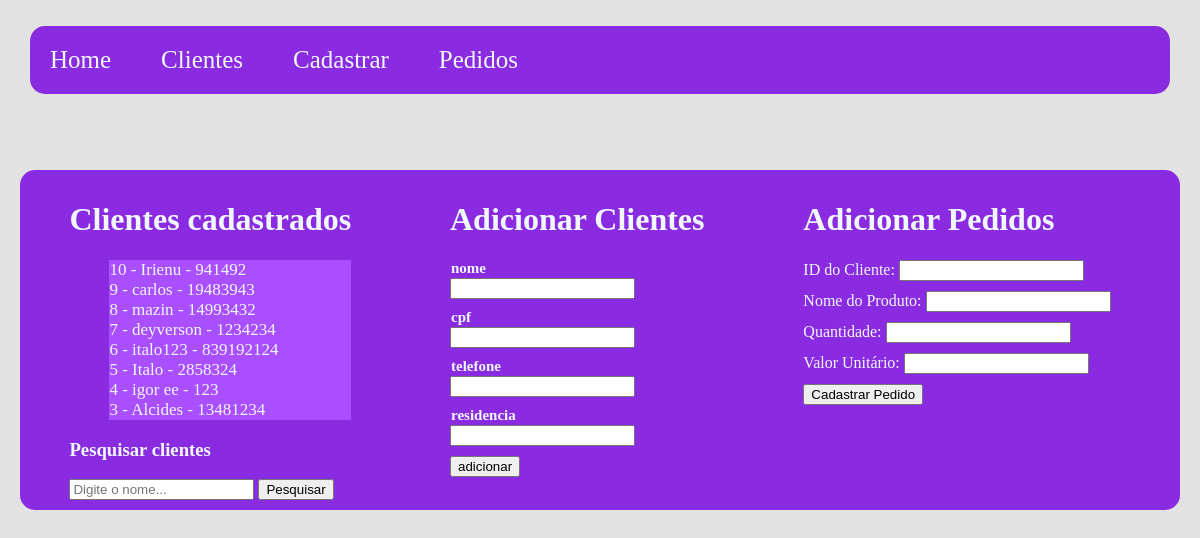
The page / on the database its author committed.
### Principal/models.py (models this page shows)
class Cliente(models.Model):
    id_cliente = models.AutoField(primary_key=True)
    nome = models.CharField(max_length=100)
    cpf = models.CharField(max_length=14, unique=True)
    telefone = models.CharField(max_length=15)
    residencia = models.TextField()

### Principal/views.py (the view)
# urls.py: path('',views.home),
def home(request):
    clientes = Cliente.objects.order_by('-id_cliente')[:8]
    return render(request,'paginas/inicio.html',{'clientes': clientes})

### Principal/templates/paginas/inicio.html (shortened to what this page needs)
<!DOCTYPE html>
<html lang="pt-br">
<head>
</head>
<body>
    <nav>
        <ul>
            <li><a href="#">Home</a></li>
            <li><a href="#">Clientes</a></li>
            <li><a href="#">Cadastrar</a></li>
            <li><a href="{% url 'verpedido'%}">Pedidos</a></li>
        </ul>
    </nav>
    <div class="square-container">
        <div class="square">
            <h1>Clientes cadastrados</h1>
            <ul class="client-list">
                {% for cliente in clientes %}
                    <li>{{ cliente.id_cliente}} - {{ cliente.nome}} - {{ cliente.telefone }}</li>
                {% endfor %}
            </ul>
            <h3>Pesquisar clientes</h3>
            <form method="get" action="{% url 'pesquisar_clientes' %}">
                <input type="text" name="query" placeholder="Digite o nome...">
                <button type="submit">Pesquisar</button>
            </form>
        </div>
        <div class="square">
            <form method="post" action="{% url 'cadastrar_cliente' %}">
                <h1>Adicionar Clientes</h1>
                <div class="input-container">
                    <h5>nome</h5>
                    <input type="text" name="nome">
                </div>
                <div class="input-container">
                    <h5>cpf</h5>
                    <input type="text" name="cpf">
                </div>
                <div class="input-container">
                    <h5>telefone</h5>
                    <input type="text" name="telefone">
                </div>
                <div class="input-container">
                    <h5>residencia</h5>
                    <input type="text" name="residencia">
                </div>
                <button>adicionar</button>
            </form>
        </div>
        <div class="square">
            <form method="post" action="{% url 'pedido' %}">
                <h1>Adicionar Pedidos</h1>
                <div class="input-container">
                    <label for="cliente_id">ID do Cliente:</label>
                    <input type="text" name="cliente_id">
                </div>
                <div class="input-container">
                    <label for="nome_produto">Nome do Produto:</label>
                    <input type="text" name="nome_produto">
                </div>
                <div class="input-container">
                    <label for="quantidade">Quantidade:</label>
                    <input type="number" name="quantidade">
                </div>
                <div class="input-container">
                    <label for="valor_unitario">Valor Unitário:</label>
                    <input type="text" name="valor_unitario">
                </div>
                <button type="submit">Cadastrar Pedido</button>
            </form>
        </div>
    </div>
</body>
</html>

### Principal/templates/paginas/inicio.html (style rules this page uses)
body { background-color: rgb(226, 226, 226); margin: 0px; height: 100vh; }
nav { margin-left: 20px; margin-right: 20px; padding: 10px; }
nav ul { display: flex; list-style: none; background-color: blueviolet; padding: 20px; border-radius: 15px; }
nav li { margin-right: 50px; font-size: 25px; }
nav a { color: aliceblue; text-decoration: none; }
div li { list-style: none; font-size: 17px; background-color: rgb(170, 79, 255); text-align:justify; }
.input-container h5 { font-size: 15px; margin: 1px; }
.input-container { margin-bottom: 10px; }
.square-container { border-radius: 15px; padding: 10px; margin-left: 20px; margin-right: 20px; background-color: blueviolet; display: flex; justify-content: space-around; margin-top: 50px; }
.square { color: aliceblue; margin-right: 20px; }

### rows shown on the page
Cliente: id_cliente "10", nome "Irienu", telefone "941492"
Cliente: id_cliente "9", nome "carlos", telefone "19483943"
Cliente: id_cliente "8", nome "mazin", telefone "14993432"
Cliente: id_cliente "7", nome "deyverson", telefone "1234234"
Cliente: id_cliente "6", nome "italo123", telefone "839192124"
Cliente: id_cliente "5", nome "Italo", telefone "2858324"
Cliente: id_cliente "4", nome "igor ee", telefone "123"
Cliente: id_cliente "3", nome "Alcides", telefone "13481234"
